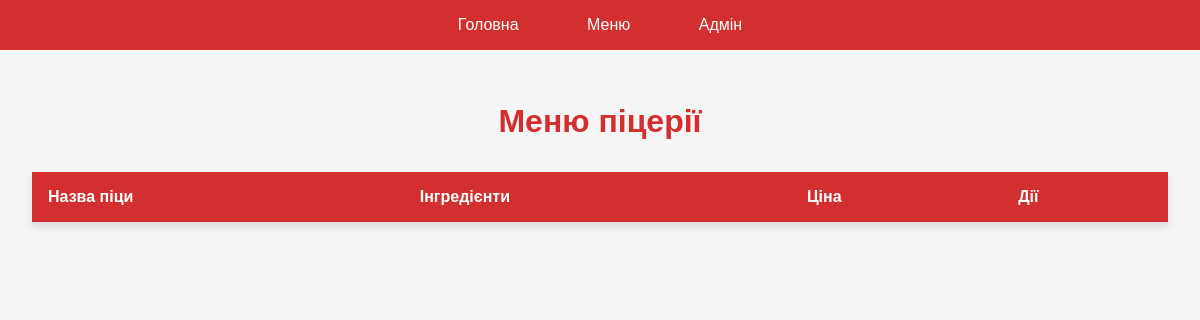
Before: /menu with the older database file.
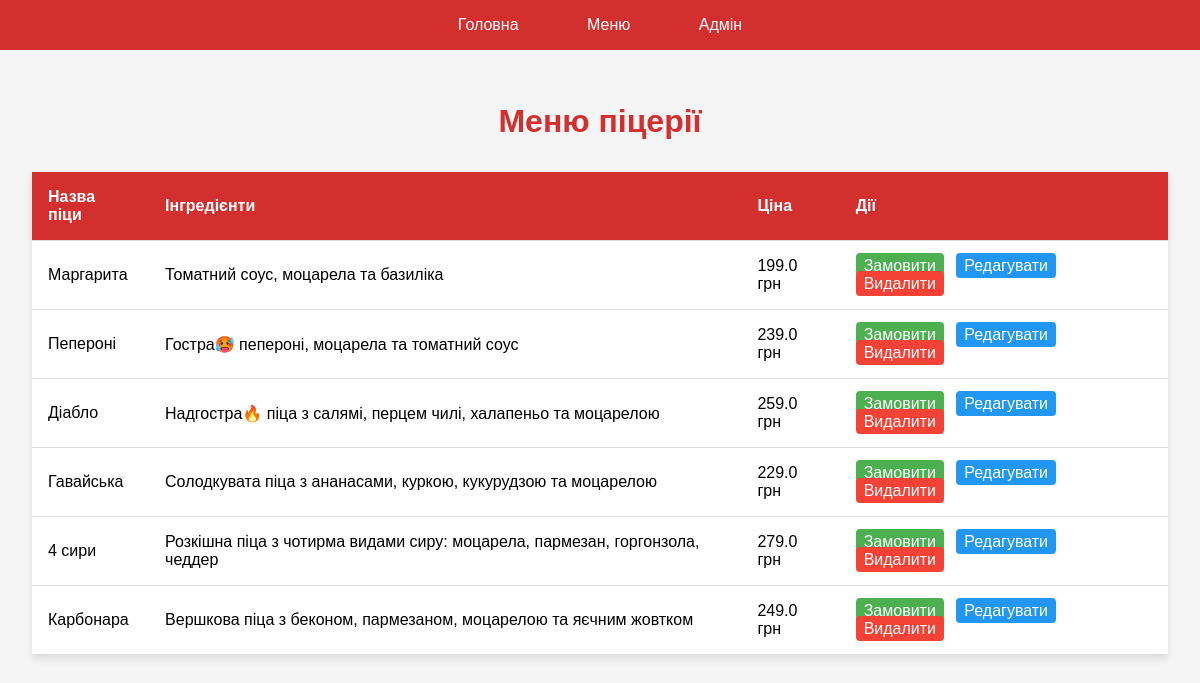
After: the same page with the newer database file.
### tables this page shows
CREATE TABLE menu
                 (id INTEGER PRIMARY KEY AUTOINCREMENT,
                  name TEXT NOT NULL,
                  description TEXT NOT NULL,
                  price REAL NOT NULL);

### main.py (the view)
@app.route('/menu')
def menu():
    conn = sqlite3.connect('instance/pizzeria.db')
    c = conn.cursor()
    c.execute('SELECT * FROM menu')
    items = c.fetchall()
    conn.close()
    return render_template('menu.html', items=items)

### templates/menu.html (shortened to what this page needs)
{% extends "base.html" %}
{% block content %}
<div class="container">
    <h1>Меню піцерії</h1>
    <table class="menu-table">
        <thead>
            <tr>
                <th>Назва піци</th>
                <th>Інгредієнти</th>
                <th>Ціна</th>
                <th>Дії</th>
            </tr>
        </thead>
        <tbody>
            {% for item in items %}
            <tr>
                <td>{{ item[1] }}</td>
                <td>{{ item[2] }}</td>
                <td>{{ item[3] }} грн</td>
                <td>
                    <a href="{{ url_for('order', pizza_id=item[0]) }}" class="order-btn">Замовити</a>
                    <a href="{{ url_for('edit', id=item[0]) }}" class="edit-btn">Редагувати</a>
                    <a href="{{ url_for('delete', id=item[0]) }}" class="delete-btn" onclick="return confirm('Ви впевнені?')">Видалити</a>
                </td>
            </tr>
            {% endfor %}
        </tbody>
    </table>
</div>
{% endblock %}

### templates/base.html (shortened to what this page needs)
<!DOCTYPE html>
<html lang="uk">
<head>
    <link rel="stylesheet" href="{{ url_for('static', filename='styles.css') }}">
</head>
<body>
    <nav>
        <a href="{{ url_for('home') }}">Головна</a>
        <a href="{{ url_for('menu') }}">Меню</a>
        <a href="{{ url_for('admin') }}">Адмін</a>
    </nav>
    {% block content %}{% endblock %}
</body>
</html>

### static/styles.css (style rules this page uses)
body { font-family: Arial, sans-serif; margin: 0; padding: 0; background-color: #f5f5f5; }
nav { background-color: #d32f2f; padding: 1rem; text-align: center; }
nav a { color: white; text-decoration: none; margin: 0 1rem; padding: 0.5rem 1rem; border-radius: 4px; }
.container { max-width: 1200px; margin: 0 auto; padding: 2rem; }
h1, h2 { color: #d32f2f; text-align: center; }
.menu-table { width: 100%; border-collapse: collapse; margin-top: 2rem; background-color: white; box-shadow: 0 4px 8px rgba(0, 0, 0, 0.1); }
.menu-table th, .menu-table td { padding: 1rem; text-align: left; border-bottom: 1px solid #ddd; }
.menu-table th { background-color: #d32f2f; color: white; }
.edit-btn, .delete-btn { padding: 0.25rem 0.5rem; border-radius: 4px; text-decoration: none; color: white; margin-right: 0.5rem; }
.edit-btn { background-color: #2196f3; }
.delete-btn { background-color: #f44336; }
.order-btn { background-color: #4CAF50; color: white; padding: 0.25rem 0.5rem; border-radius: 4px; text-decoration: none; margin-right: 0.5rem; }

Changed rows visible on the page:
added menu: name "Маргарита", description "Томатний соус, моцарела та базиліка", price "199.0"
added menu: name "Пепероні", description "Гостра🥵 пепероні, моцарела та томатний соус", price "239.0"
added menu: name "Діабло", description "Надгостра🔥 піца з салямі, перцем чилі, халапеньо та моцарелою", price "259.0"
added menu: name "Гавайська", description "Солодкувата піца з ананасами, куркою, кукурудзою та моцарелою", price "229.0"
added menu: name "4 сири", description "Розкішна піца з чотирма видами сиру: моцарела, пармезан, горгонзола, чеддер", price "279.0"
added menu: name "Карбонара", description "Вершкова піца з беконом, пармезаном, моцарелою та яєчним жовтком", price "249.0"
